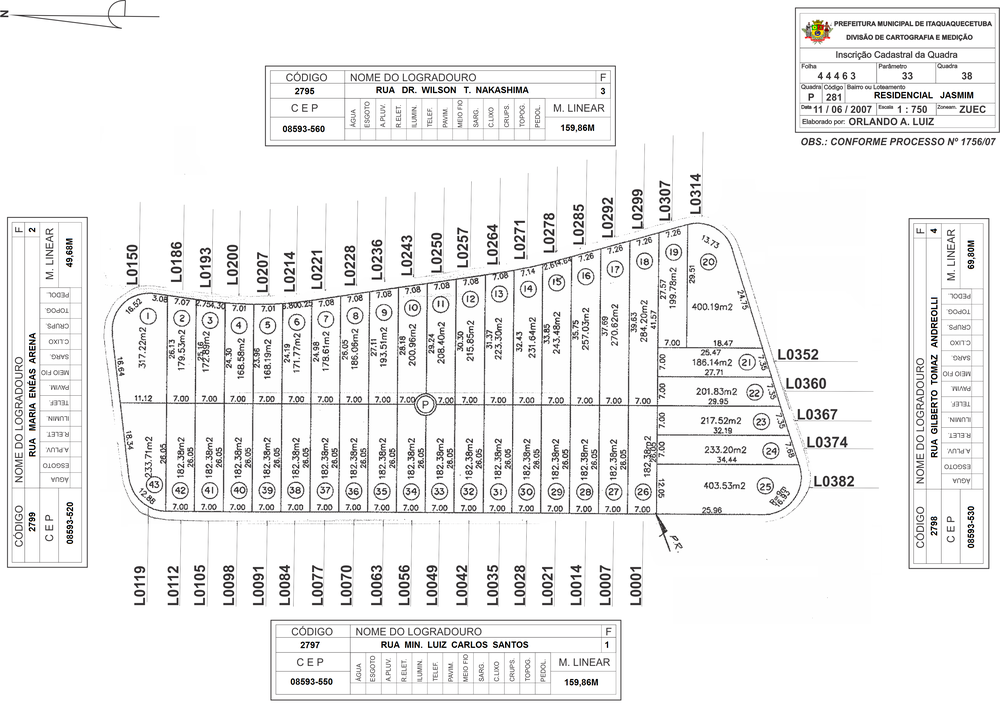
#> input picture Exemplos de quadras/44463-33-38.png, 1000 x 704 px, shrunk from 3437 x 2420 before the run, found by its file name
$ python test_line_detectors.py
#> lines starting #> are read from the running program, lines starting #| are printed output that depends on the picture
import cv2
import numpy as np

# Load 44463
img = cv2.imread(r"D:\Documentos\Luiz\Antigravity\Vetorizador de quadras\Exemplos de quadras\44463-33-38.png")
#> img is the input picture: shape (704, 1000, 3); mean B, G, R 239.5, 239.5, 239.7
gray = cv2.cvtColor(img, cv2.COLOR_BGR2GRAY)
blurred = cv2.bilateralFilter(gray, 5, 50, 50)
bin_inv = cv2.adaptiveThreshold(blurred, 255, cv2.ADAPTIVE_THRESH_GAUSSIAN_C, cv2.THRESH_BINARY_INV, 25, 10)
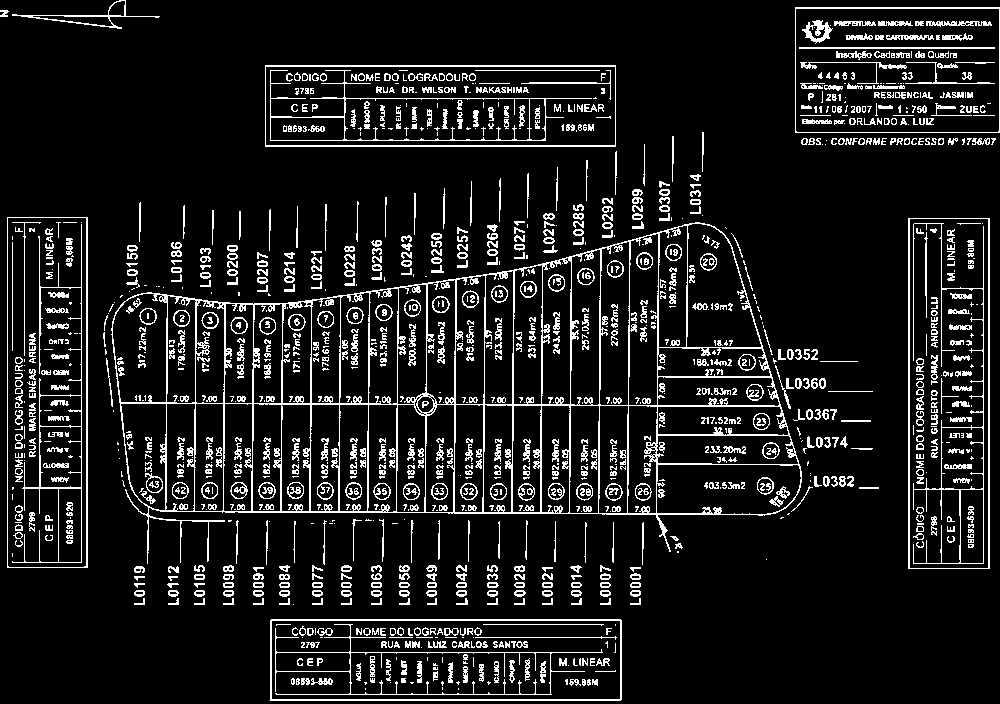
#> bin_inv: shape (704, 1000); 10.5% white in thin lines or dots

# LSD (Line Segment Detector)
lsd = cv2.createLineSegmentDetector(cv2.LSD_REFINE_STD)
lines, width, prec, nfa = lsd.detect(gray)
#> lines = 1370 rows, first 6: [524.1, 237.1, 528.1, 242.1], [143.1, 604.8, 134.3, 605.1], [640.6, 604.9, 630.6, 605], [351.9, 605.2, 341.9, 604.8], [524.4, 605.1, 515.6, 604.8], [579.4, 604.9, 571.9, 604.9]; width = 1370 values, max 6.51 at index 720, min 1.25 at index 198, mean 2.5; prec = 1370 values from 0.125 to 0.125; nfa = None
print("LSD lines detected:", len(lines) if lines is not None else 0)
#| LSD lines detected: 1370

# HoughLinesP
edges = cv2.Canny(blurred, 50, 150)
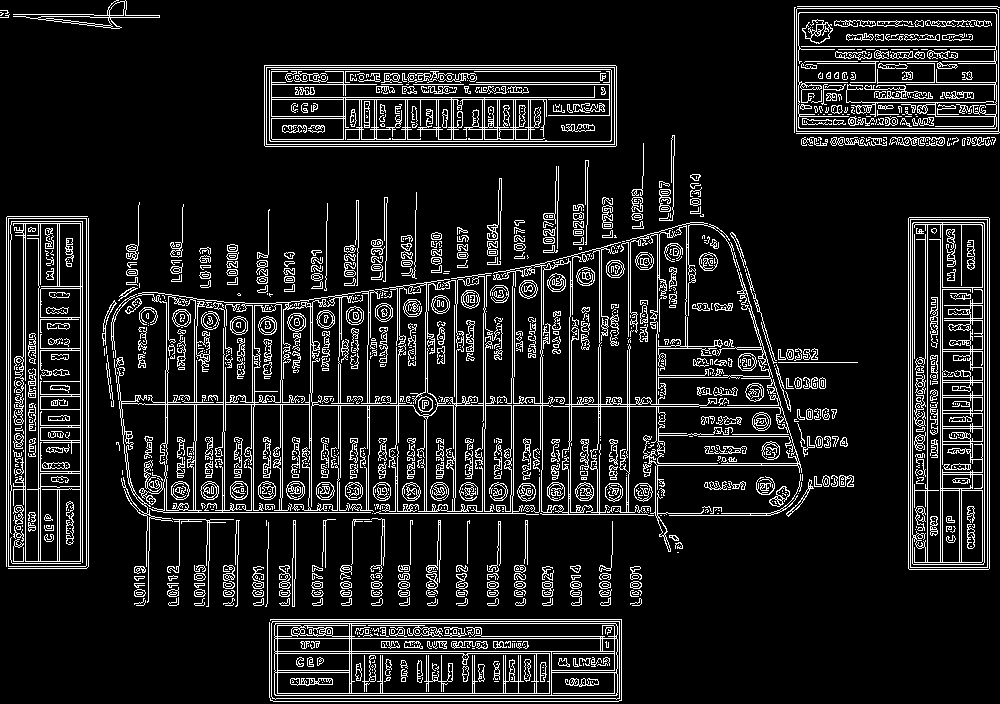
#> edges: shape (704, 1000); 11.9% white in thin lines or dots
hough = cv2.HoughLinesP(edges, 1, np.pi/180, threshold=40, minLineLength=30, maxLineGap=10)
#> hough = 1029 rows, first 6: [264, 144, 616, 144], [82, 568, 82, 216], [912, 569, 912, 217], [264, 84, 616, 84], [942, 569, 942, 217], [273, 701, 618, 701]
print("Hough lines detected:", len(hough) if hough is not None else 0)
#| Hough lines detected: 1029

$ run again, with Exemplos de quadras/44443-24-63.jpg saved as Exemplos de quadras/44463-33-38.png
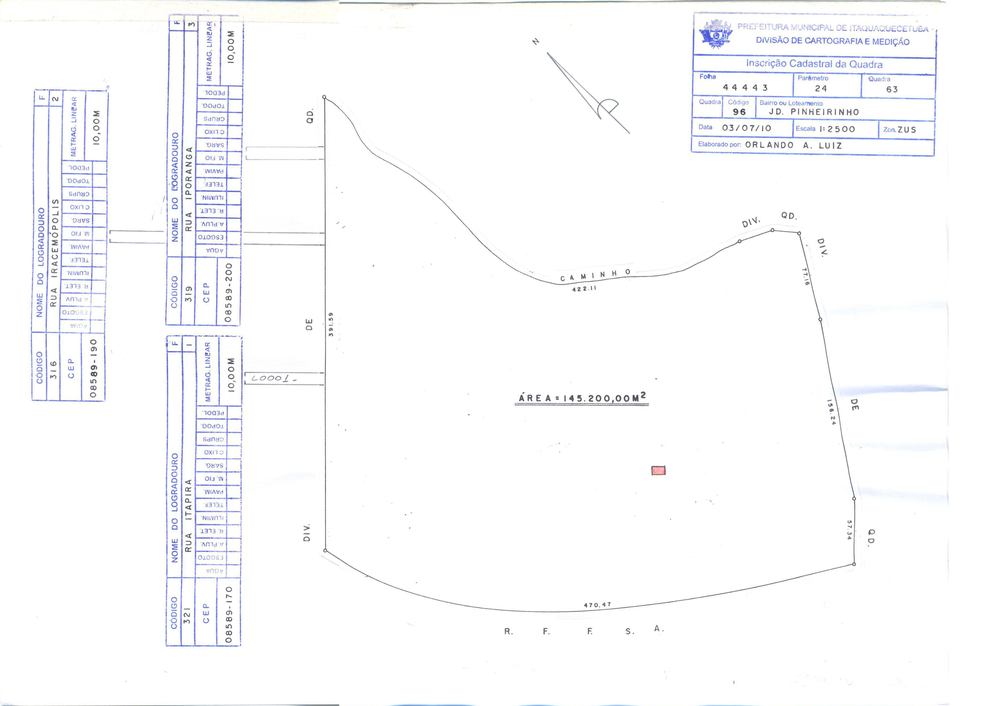
#> input picture Exemplos de quadras/44443-24-63.jpg, 999 x 706 px, shrunk from 3508 x 2480 before the run, found by its file name
#> img is the input picture: shape (706, 999, 3); mean B, G, R 252.1, 250.5, 250.2
#> `bin_inv = cv2.adaptiveThreshold(blurred, 255, cv2.ADAPTIVE_THRESH_GAUS..`:
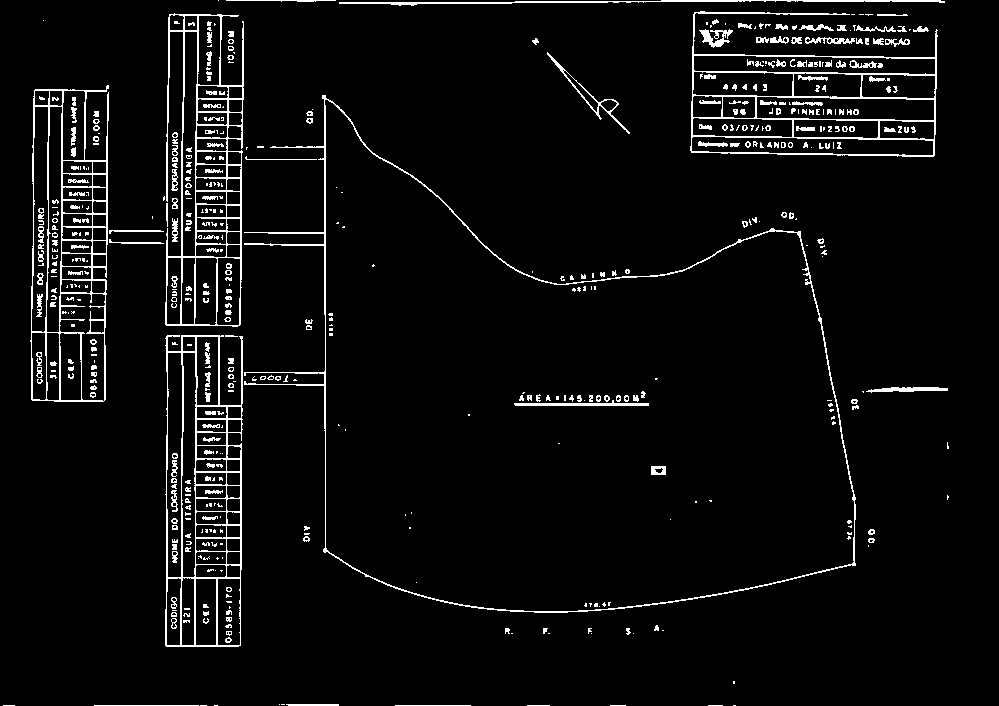
#> bin_inv: shape (706, 999); 4.7% white in thin lines or dots
#> lines = 543 rows, first 6: [517.3, 400.8, 521.4, 390.9], [703.9, 38.38, 700.1, 31.47], [693.1, 52.74, 933.1, 56.28], [193.4, 254.4, 195.9, 33.13], [699.3, 28.92, 706.9, 29.02], [665.3, 465.6, 665.7, 473.2]; width = 543 values, max 6.78 at index 1, min 1.25 at index 542, mean 2.33; prec = 543 values from 0.125 to 0.125; nfa = None
#| LSD lines detected: 543
#> `edges = cv2.Canny(blurred, 50, 150)`:
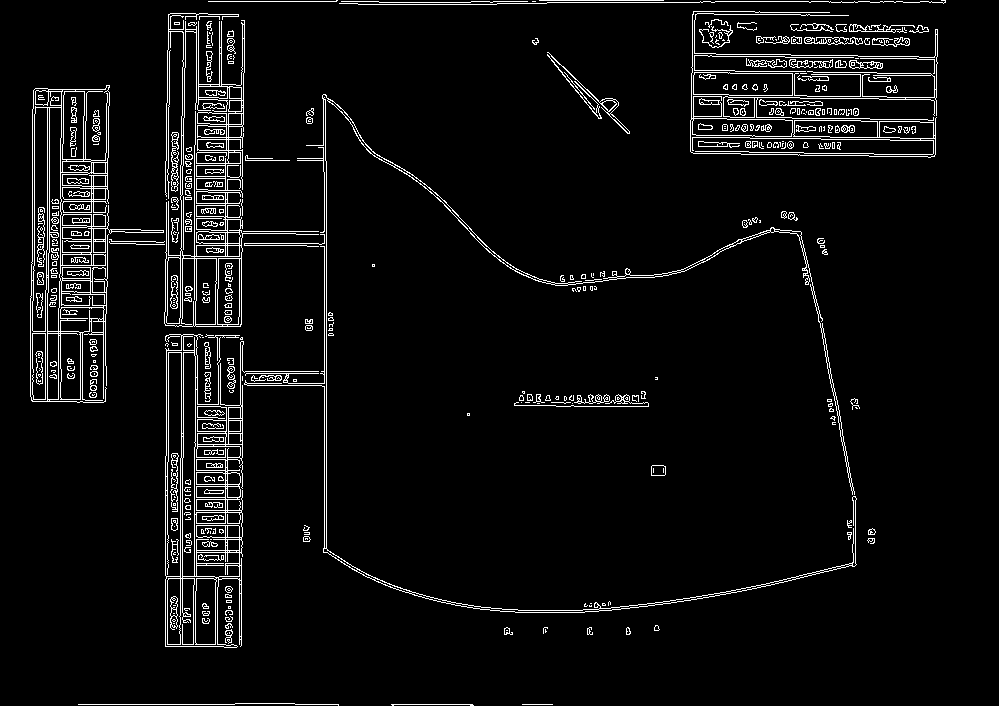
#> edges: shape (706, 999); 5% white in thin lines or dots
#> hough = 452 rows, first 6: [326, 552, 326, 161], [182, 646, 182, 458], [168, 260, 168, 105], [324, 552, 324, 172], [700, 1, 841, 1], [165, 646, 165, 456]
#| Hough lines detected: 452

$ run again, with Exemplos de quadras/44443-61-49.tif saved as Exemplos de quadras/44463-33-38.png
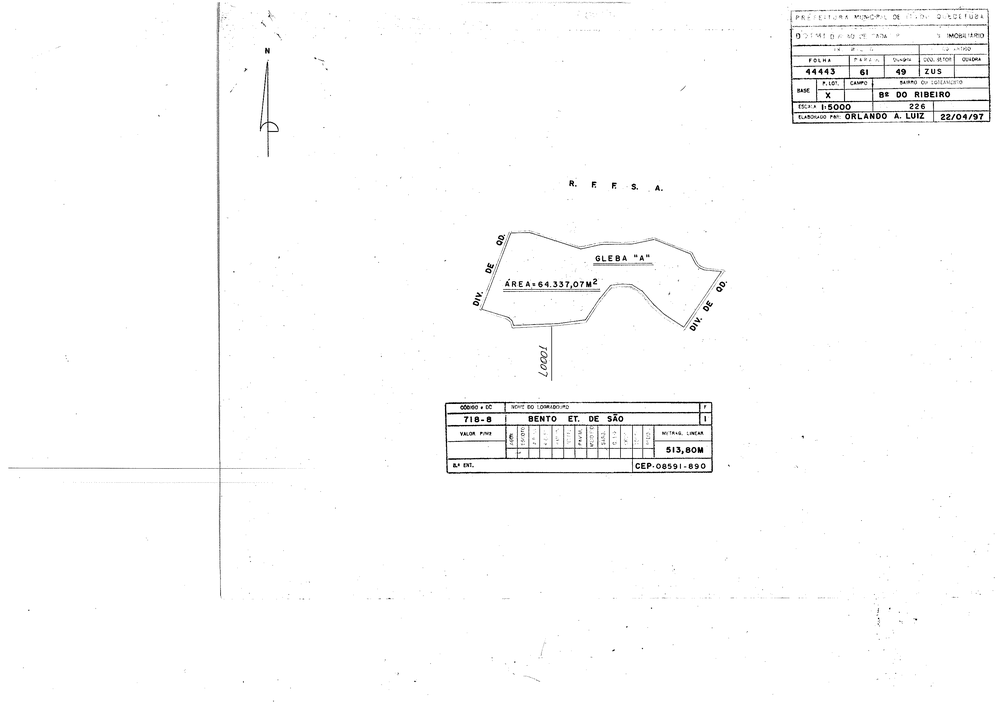
#> input picture Exemplos de quadras/44443-61-49.tif, 1000 x 703 px, shrunk from 3328 x 2339 before the run, found by its file name
#> img is the input picture: shape (703, 1000, 3); min 0, max 255, mean 251.7
#> `bin_inv = cv2.adaptiveThreshold(blurred, 255, cv2.ADAPTIVE_THRESH_GAUS..`:
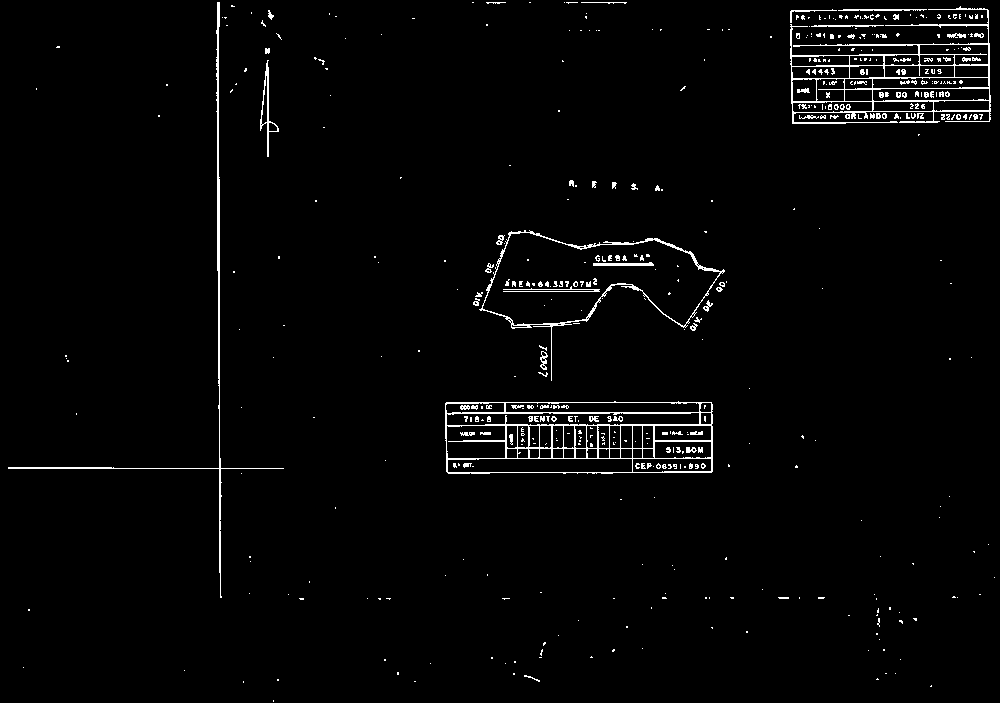
#> bin_inv: shape (703, 1000); 2.2% white in thin lines or dots
#> lines = 258 rows, first 6: [629.4, 458.9, 448.1, 459.3], [445.3, 470.6, 443.6, 404.3], [697.9, 423.1, 697.8, 411.9], [503.1, 425.8, 448.1, 426.4], [448.1, 424.1, 503.1, 423.3], [988.6, 9.37, 990.6, 119.4]; width = 258 values, max 5.45 at index 222, min 1.25 at index 69, mean 2.48; prec = 258 values from 0.125 to 0.125; nfa = None
#| LSD lines detected: 258
#> `edges = cv2.Canny(blurred, 50, 150)`:
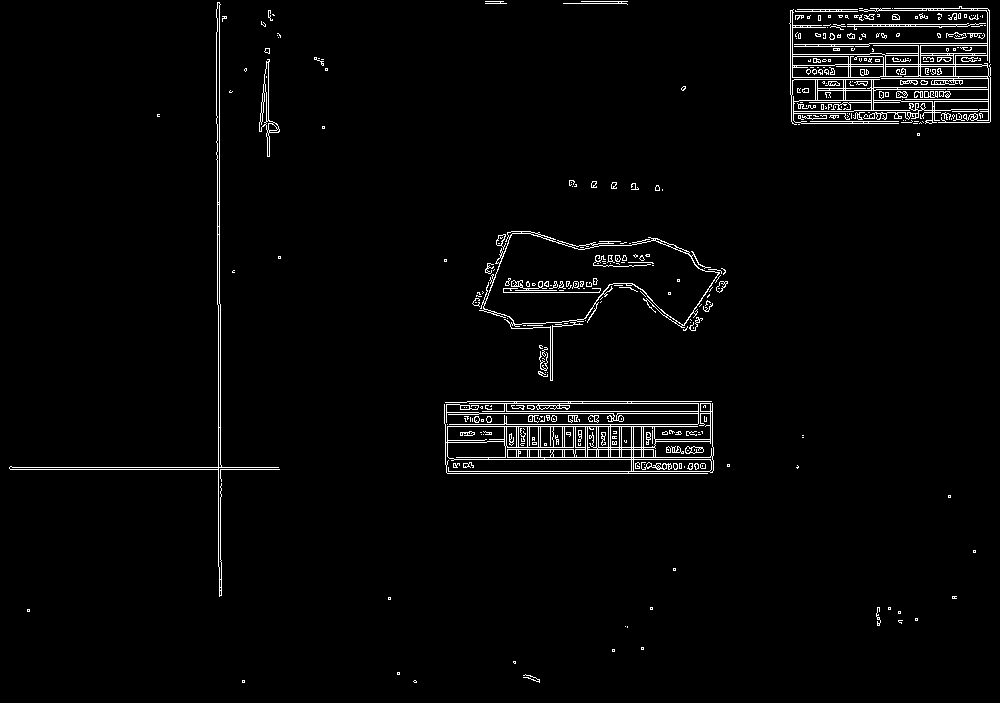
#> edges: shape (703, 1000); 2.5% white in thin lines or dots
#> hough = 162 rows, first 6: [219, 303, 219, 2], [9, 467, 278, 467], [220, 561, 220, 304], [446, 471, 712, 471], [445, 424, 712, 424], [218, 566, 218, 305]
#| Hough lines detected: 162

$ run again, with Exemplos de quadras/44452-34-13.jpg saved as Exemplos de quadras/44463-33-38.png
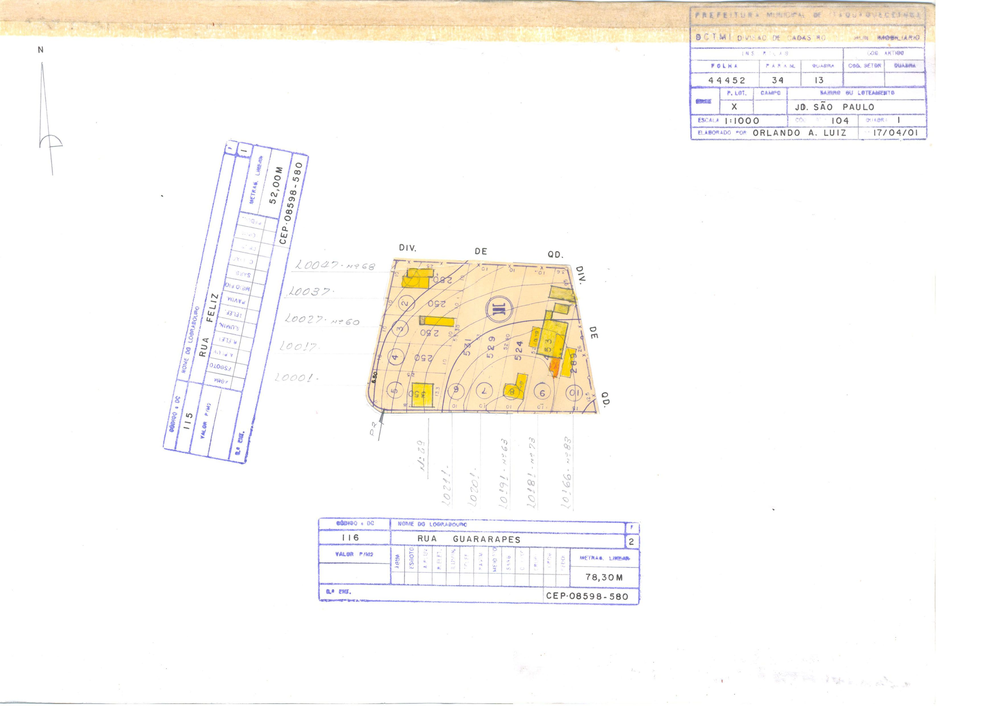
#> input picture Exemplos de quadras/44452-34-13.jpg, 999 x 706 px, shrunk from 3508 x 2480 before the run, found by its file name
#> img is the input picture: shape (706, 999, 3); mean B, G, R 245.9, 249.2, 251.4
#> `bin_inv = cv2.adaptiveThreshold(blurred, 255, cv2.ADAPTIVE_THRESH_GAUS..`:
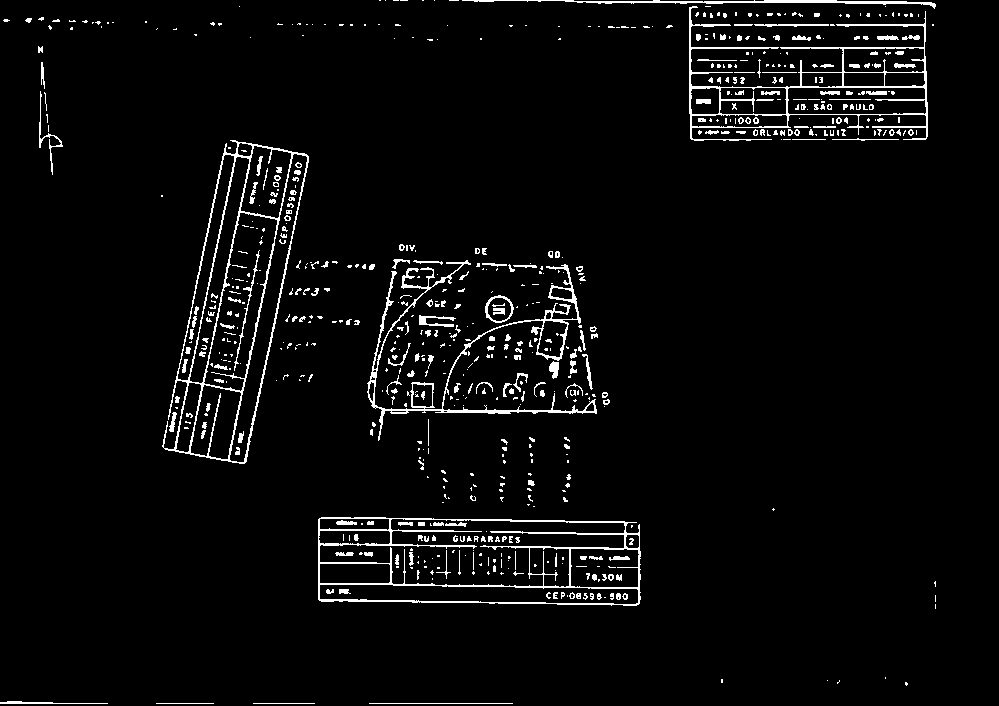
#> bin_inv: shape (706, 999); 3.8% white in thin lines or dots
#> lines = 542 rows, first 6: [377.2, 369.3, 374.1, 398.1], [696.9, 98.45, 709.4, 98.38], [688.7, 138.1, 688, 6.88], [309.4, 156.9, 246, 460.7], [243.1, 460.6, 306.6, 158.1], [384.1, 409.3, 381.7, 424.3]; width = 542 values, max 6.1 at index 109, min 1.25 at index 103, mean 2.32; prec = 542 values from 0.125 to 0.125; nfa = None
#| LSD lines detected: 542
#> `edges = cv2.Canny(blurred, 50, 150)`:
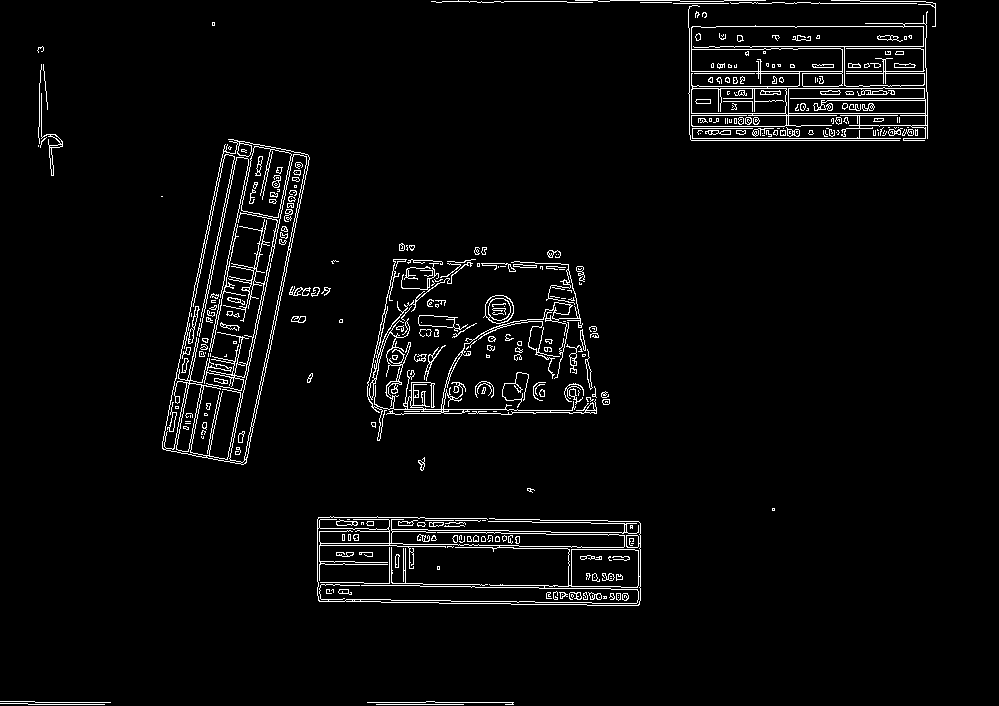
#> edges: shape (706, 999); 3.5% white in thin lines or dots
#> hough = 278 rows, first 6: [367, 517, 595, 520], [189, 454, 255, 144], [709, 46, 925, 46], [376, 585, 419, 585], [228, 461, 294, 152], [689, 73, 926, 73]
#| Hough lines detected: 278
